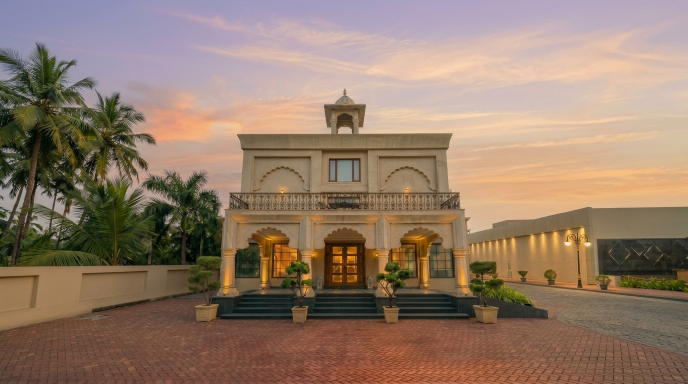
#> input picture img/main2.jpg, 1376 x 768 px, found by its file name (shown at 1/2 size)
$ python test_3d_engine.py
#> lines starting #> are read from the running program, lines starting #| are printed output that depends on the picture; long printed decimals are rounded
import cv2
import numpy as np
import math

# Test 3D perspective camera projection on main2.jpg
img = cv2.imread('img/main2.jpg')
#> img is the input picture: shape (768, 1376, 3); mean B, G, R 104.9, 122.8, 146.5
h, w = img.shape[:2]
#> h = 768; w = 1376

# Create depth map for main2:
# Ground plane (brick courtyard) is in lower half (y > 450)
# Building facade is in middle (y: 150 to 580)
# Sky is in upper half (y < 200)
y_coords, x_coords = np.mgrid[0:h, 0:w]

# Approximate depth Z:
# Foreground ground: Z ~ 1.0 at bottom (y=h) to Z ~ 5.0 at base of building (y=580)
# Building facade: Z ~ 5.0 to 6.0
# Sky / distance: Z ~ 20.0
Z = np.ones((h, w), dtype=np.float32) * 5.5

# Ground plane depth gradient
ground_mask = y_coords > 480
Z[ground_mask] = 1.0 + (h - y_coords[ground_mask]) / float(h - 480) * 4.5
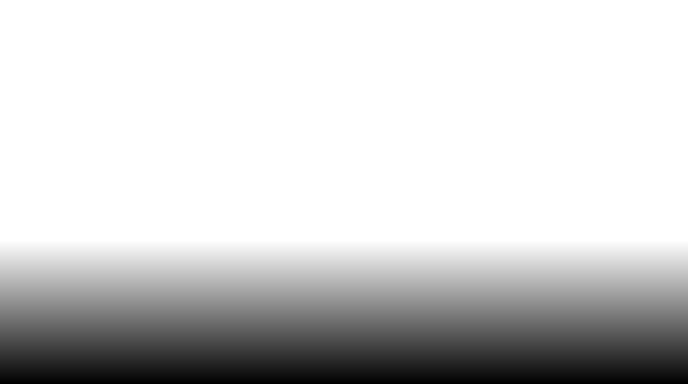
#> Z: shape (768, 1376) float32 (shown at 1/2 size); min 1.02, max 5.5, mean 4.66; drawn with min black and max white

print("Depth map generated, min Z:", np.min(Z), "max Z:", np.max(Z))
#| Depth map generated, min Z: 1.016 max Z: 5.5

# Let's test a forward camera push (dZ = 0.5) with perspective remap
f = float(w) * 0.9 # focal length
#> f = 1238.4
cx = w / 2.0
#> cx = 688
cy = h / 2.0
#> cy = 384

# Virtual camera movement: push forward by delta_z = 1.2
delta_z = 1.2
# Projected 3D points
X_3d = (x_coords - cx) * Z / f
Y_3d = (y_coords - cy) * Z / f
Z_3d = Z - delta_z

# Re-project to source image
new_x = (X_3d * f / Z_3d) + cx
new_y = (Y_3d * f / Z_3d) + cy

warped = cv2.remap(img, new_x.astype(np.float32), new_y.astype(np.float32), cv2.INTER_LANCZOS4, borderMode=cv2.BORDER_REFLECT)
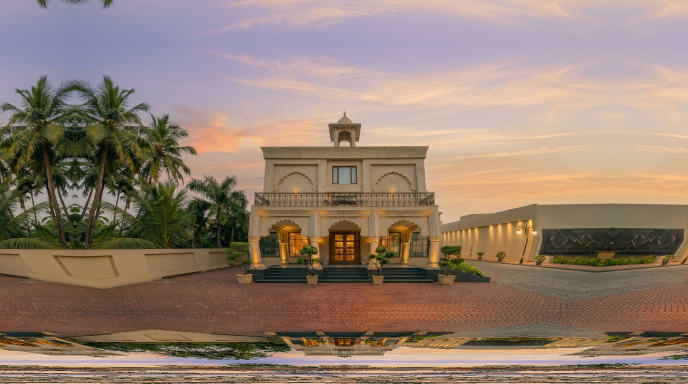
#> warped: shape (768, 1376, 3) (shown at 1/2 size); mean B, G, R 113, 126.9, 147.8
cv2.imwrite('/tmp/test_3d_push.jpg', warped)
print("Successfully generated 3D camera push frame!")

$ run again, with img/main1.jpg copied over img/main2.jpg
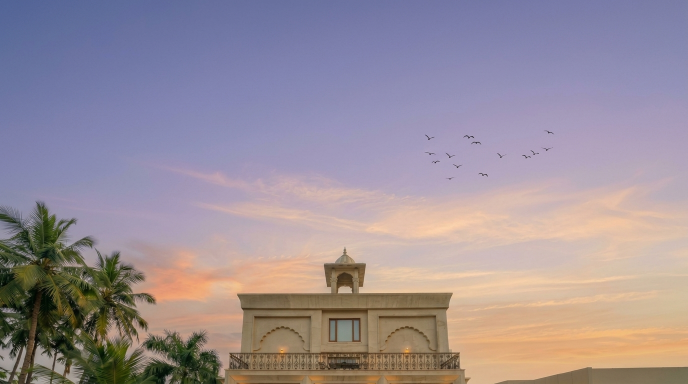
#> input picture img/main1.jpg, 1376 x 768 px, found by its file name (shown at 1/2 size)
#> img is the input picture: shape (768, 1376, 3); mean B, G, R 151.8, 142.6, 154.6
#| Depth map generated, min Z: 1.016 max Z: 5.5
#> `warped = cv2.remap(img, new_x.astype(np.float32), new_y.astype(np.floa..`:
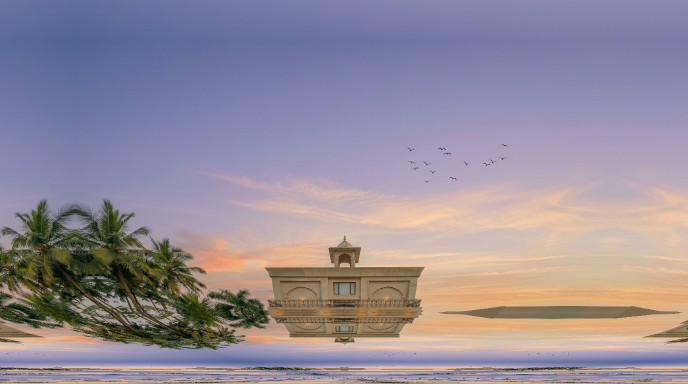
#> warped: shape (768, 1376, 3) (shown at 1/2 size); mean B, G, R 153.3, 139.7, 148.9

$ run again, with img/banq1.jpg copied over img/main2.jpg
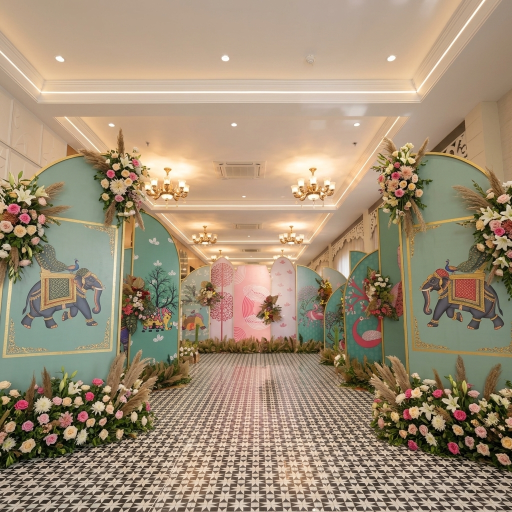
#> input picture img/banq1.jpg, 1024 x 1024 px, found by its file name (shown at 1/2 size)
#> img is the input picture: shape (1024, 1024, 3); mean B, G, R 118.1, 142.1, 160.5
#> `Z[ground_mask] = 1.0 + (h - y_coords[ground_mask]) / float(h - 480) * ..`:
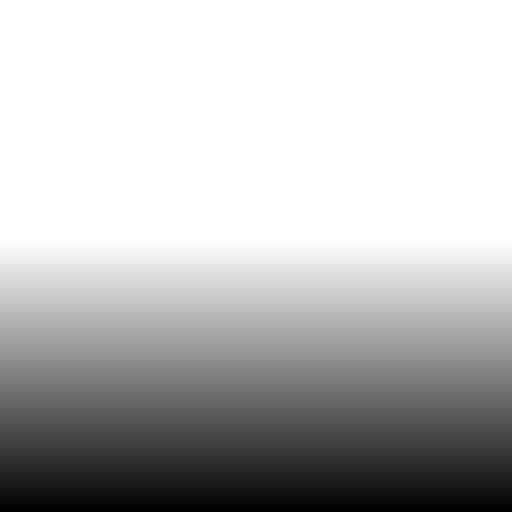
#> Z: shape (1024, 1024) float32 (shown at 1/2 size); min 1.01, max 5.5, mean 4.31; drawn with min black and max white
#| Depth map generated, min Z: 1.008 max Z: 5.5
#> `warped = cv2.remap(img, new_x.astype(np.float32), new_y.astype(np.floa..`:
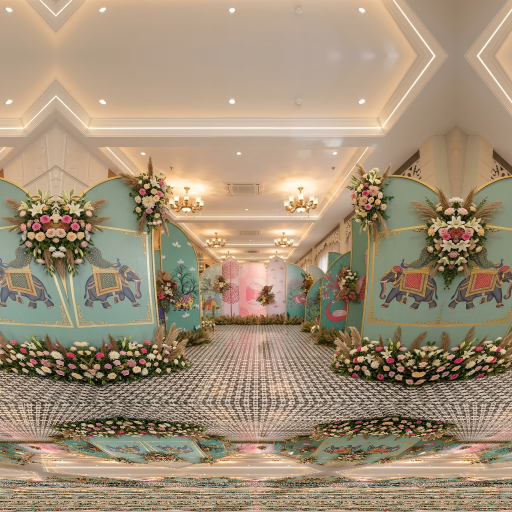
#> warped: shape (1024, 1024, 3) (shown at 1/2 size); mean B, G, R 119.2, 143.3, 161.8

$ run again, with img/banq2.jpg copied over img/main2.jpg
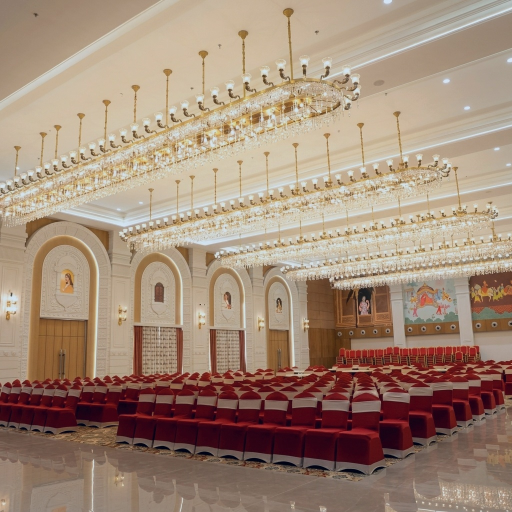
#> input picture img/banq2.jpg, 1024 x 1024 px, found by its file name (shown at 1/2 size)
#> img is the input picture: shape (1024, 1024, 3); mean B, G, R 119.3, 137.4, 161.2
#> `Z[ground_mask] = 1.0 + (h - y_coords[ground_mask]) / float(h - 480) * ..`:
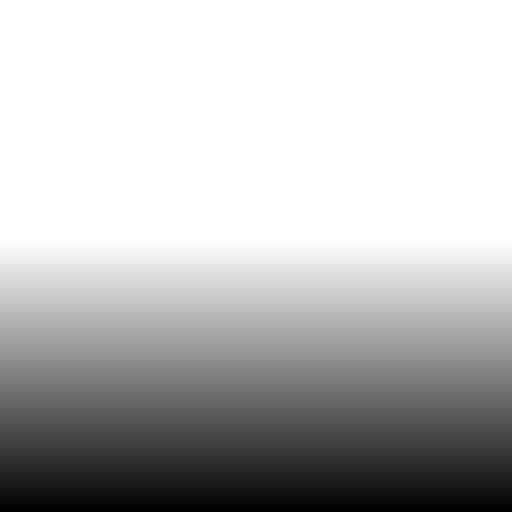
#> Z: shape (1024, 1024) float32 (shown at 1/2 size); min 1.01, max 5.5, mean 4.31; drawn with min black and max white
#| Depth map generated, min Z: 1.008 max Z: 5.5
#> `warped = cv2.remap(img, new_x.astype(np.float32), new_y.astype(np.floa..`:
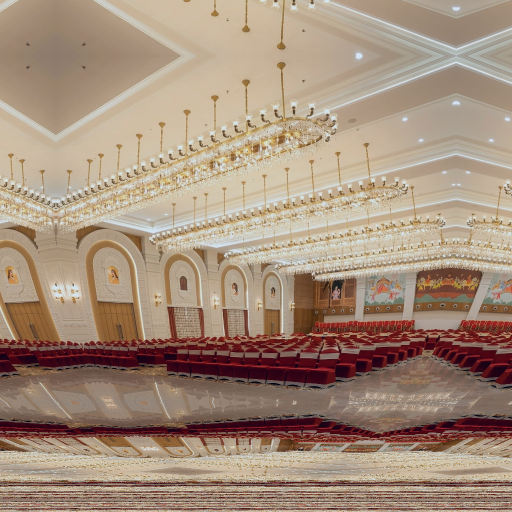
#> warped: shape (1024, 1024, 3) (shown at 1/2 size); mean B, G, R 122.9, 141.5, 164.1
